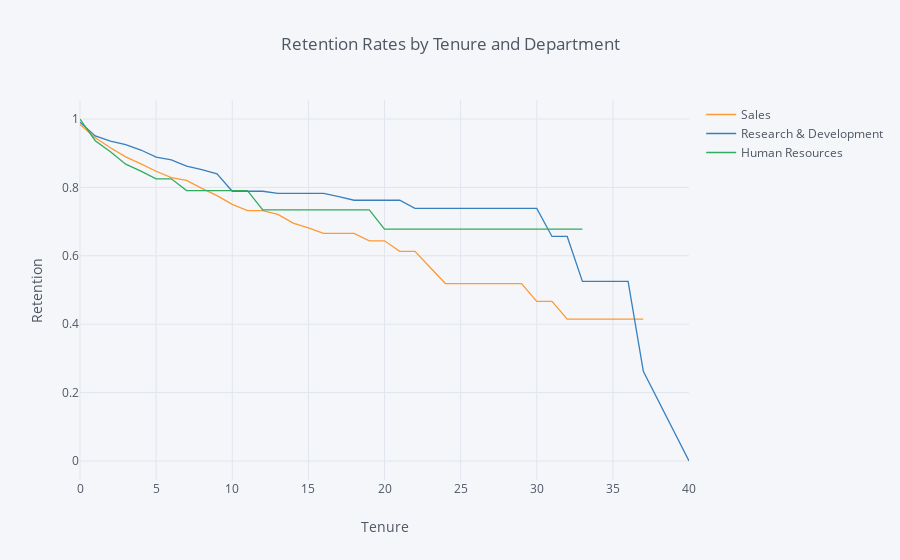

Source (notebook cell):
### Markdown cell above
## 7. Let's investigate whether the department the employee works in has an impact on how long they stay with the company. Generate and plot survival curves showing retention by department and years the employee has worked at the company.

### Code cell
rates = survival(data, 'Department', 'YearsAtCompany', 'Attrition')

rates.iplot(kind='line', xTitle='Tenure', yTitle='Retention',
            title='Retention Rates by Tenure and Department')

### Figure 1 — Plotly figure (JSON) as saved in the notebook; plotly's stock layout.template omitted (floating-point values rounded to 4 significant figures)
{"data": [{"line": {"color": "rgba(255, 153, 51, 1.0)", "dash": "solid", "shape": "linear", "width": 1.3}, "mode": "lines", "name": "Sales", "text": "", "type": "scatter", "uid": "2f6ab2bb-b66c-4952-b0c6-0e19160b14ff", "x": [0, 1, 2, 3, 4, 5, 6, 7, 8, 9, 10, 11, 12, 13, 14, 15, 16, 17, 18, 19, 20, 21, 22, 23, 24, 25, 26, 27, 29, 30, 31, 32, 33, 34, 36, 37, 40], "y": [0.9843, 0.9453, 0.9158, 0.8891, 0.8689, 0.8473, 0.8285, 0.8205, 0.7971, 0.7759, 0.7502, 0.7319, 0.7319, 0.7209, 0.6956, 0.6819, 0.6653, 0.6653, 0.6653, 0.6438, 0.6438, 0.6132, 0.6132, 0.566, 0.5188, 0.5188, 0.5188, 0.5188, 0.5188, 0.467, 0.467, 0.4151, 0.4151, 0.4151, 0.4151, 0.4151, ""]}, {"line": {"color": "rgba(55, 128, 191, 1.0)", "dash": "solid", "shape": "linear", "width": 1.3}, "mode": "lines", "name": "Research & Development", "text": "", "type": "scatter", "uid": "4dcf1156-9cf2-4654-a4f4-5bc7eb2bff25", "x": [0, 1, 2, 3, 4, 5, 6, 7, 8, 9, 10, 11, 12, 13, 14, 15, 16, 17, 18, 19, 20, 21, 22, 23, 24, 25, 26, 27, 29, 30, 31, 32, 33, 34, 36, 37, 40], "y": [0.9906, 0.9503, 0.9351, 0.9249, 0.9093, 0.8886, 0.8805, 0.8624, 0.852, 0.8399, 0.7887, 0.7887, 0.7887, 0.7825, 0.7825, 0.7825, 0.7825, 0.7729, 0.7624, 0.7624, 0.7624, 0.7624, 0.7386, 0.7386, 0.7386, 0.7386, 0.7386, 0.7386, 0.7386, 0.7386, 0.6565, 0.6565, 0.5252, 0.5252, 0.5252, 0.2626, 0]}, {"line": {"color": "rgba(50, 171, 96, 1.0)", "dash": "solid", "shape": "linear", "width": 1.3}, "mode": "lines", "name": "Human Resources", "text": "", "type": "scatter", "uid": "8ea760b5-3b18-4923-8180-409190c36f3c", "x": [0, 1, 2, 3, 4, 5, 6, 7, 8, 9, 10, 11, 12, 13, 14, 15, 16, 17, 18, 19, 20, 21, 22, 23, 24, 25, 26, 27, 29, 30, 31, 32, 33, 34, 36, 37, 40], "y": [1, 0.9365, 0.9042, 0.868, 0.8474, 0.8251, 0.8251, 0.7907, 0.7907, 0.7907, 0.7907, 0.7907, 0.7342, 0.7342, 0.7342, 0.7342, 0.7342, 0.7342, 0.7342, 0.7342, 0.6777, 0.6777, 0.6777, 0.6777, 0.6777, 0.6777, 0.6777, 0.6777, 0.6777, 0.6777, 0.6777, 0.6777, 0.6777, "", "", "", ""]}], "layout": {"autosize": true, "legend": {"bgcolor": "#F5F6F9", "font": {"color": "#4D5663"}}, "paper_bgcolor": "#F5F6F9", "plot_bgcolor": "#F5F6F9", "title": {"font": {"color": "#4D5663"}, "text": "Retention Rates by Tenure and Department"}, "xaxis": {"autorange": true, "gridcolor": "#E1E5ED", "range": [0, 40], "showgrid": true, "tickfont": {"color": "#4D5663"}, "title": {"font": {"color": "#4D5663"}, "text": "Tenure"}, "type": "linear", "zerolinecolor": "#E1E5ED"}, "yaxis": {"autorange": true, "gridcolor": "#E1E5ED", "range": [-0.05556, 1.056], "showgrid": true, "tickfont": {"color": "#4D5663"}, "title": {"font": {"color": "#4D5663"}, "text": "Retention"}, "type": "linear", "zerolinecolor": "#E1E5ED"}}}
